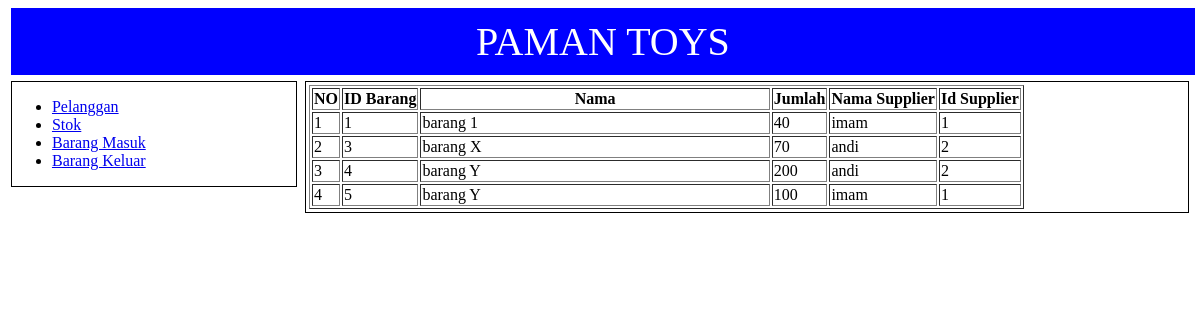
Page /project/admin/owner_stok.php on the committed database.
### tables this page shows
CREATE TABLE `stok` (
  `id_barang` int(10) NOT NULL,
  `Nama` varchar(25) NOT NULL,
  `jumlah_barang` int(3) NOT NULL,
  `id_supplier` int(10) NOT NULL
);

CREATE TABLE `supplier` (
  `id_supplier` int(10) NOT NULL,
  `nama_supplier` varchar(39) DEFAULT NULL,
  `alamat` varchar(100) DEFAULT NULL,
  `no_telepon` varchar(15) DEFAULT NULL
);

### project/admin/owner_stok.php (the view)
<?php
	include 'owner_header.php';
?>
	<div class="content">
	<table border="1">
		<tr>
			<th>NO</th>
			<th>ID Barang</th>
			<th>Nama</th>
			<th>Jumlah</th>
			<th>Nama Supplier</th>
			<th>Id Supplier</th>
		</tr>
	<?php
		include '../connect.php';
		$no = 1;
		$data = mysqli_query($koneksi,"select id_barang, Nama, jumlah_barang, stok.id_supplier, supplier.nama_supplier from stok join supplier on stok.id_supplier=supplier.id_supplier");
		while($d = mysqli_fetch_assoc($data)){
	?>
			<tr>
				<td><?php echo $no++; ?></td>
				<td><?php echo $d['id_barang']; ?></td>
				<td width="50%"><?php echo $d['Nama']; ?></td>
				<td><?php echo $d['jumlah_barang']; ?></td>
				<td><?php echo $d['nama_supplier']; ?></td>
				<td><?php echo $d['id_supplier']; ?></td>
			</tr>
	<?php
		}
	?>
	</table>
	</div>
<?php
	include 'footer.php';
?>

### project/admin/owner_header.php (style rules this page uses)
.content { width: 74%; margin: 0.25%; float: right; padding: 0.25%; border: 1px solid black; }

### rows in the picture
stok: id_barang "1", Nama "barang 1", jumlah_barang "40", id_supplier.nama_supplier "imam", id_supplier "1"
stok: id_barang "3", Nama "barang X", jumlah_barang "70", id_supplier.nama_supplier "andi", id_supplier "2"
stok: id_barang "4", Nama "barang Y", jumlah_barang "200", id_supplier.nama_supplier "andi", id_supplier "2"
stok: id_barang "5", Nama "barang Y", jumlah_barang "100", id_supplier.nama_supplier "imam", id_supplier "1"
